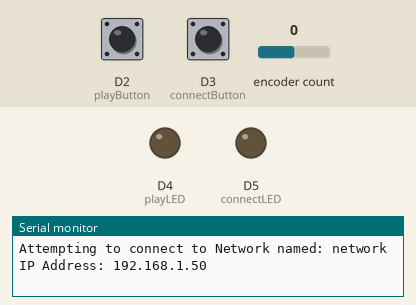
A sketch run on a simulated Arduino MKR. Shown: output pins drawn as LEDs (lit = HIGH), the last lines printed to the serial monitor. The test bench sets the inputs (shaded band); at power-on: D3 (connectButton) HIGH, D2 (playButton) HIGH, encoder count 0. WiFi joins after 1.5 s; servers stay silent unless stated.

Above: at 4.7 s.
4.8 s: D3 (connectButton) pulled LOW for 0.15 s
At 6.2 s:
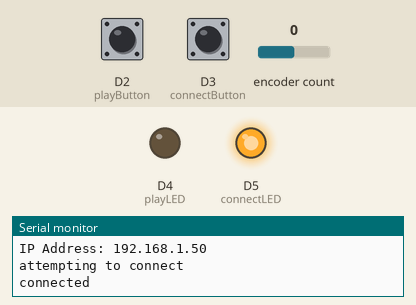
7.9 s: D2 (playButton) pulled LOW for 0.15 s
At 8.4 s:
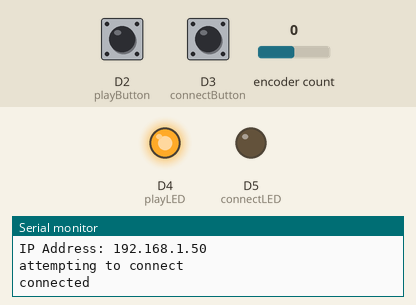
9.5 s: D3 (connectButton) pulled LOW for 1 s
At 11.0 s:
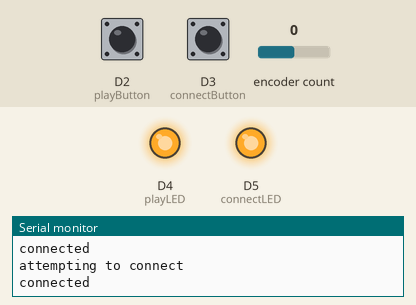
13.5 s: D3 (connectButton) pulled LOW for 3.2 s
At 19.3 s:
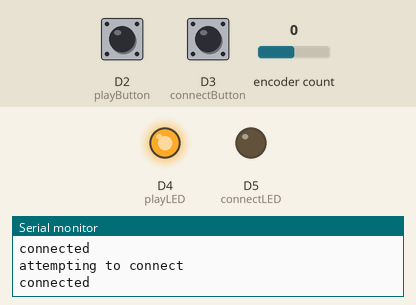
19.7 s: D2 (playButton) pulled LOW for 1 s
At 21.0 s:
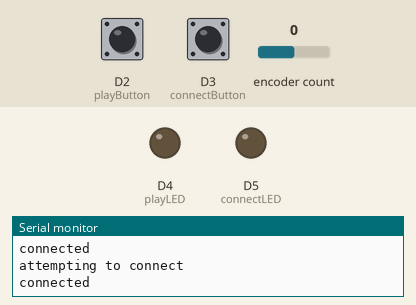
Timing chart, 0 to 22.7 s (numbered marks = the images above; inputs shaded):
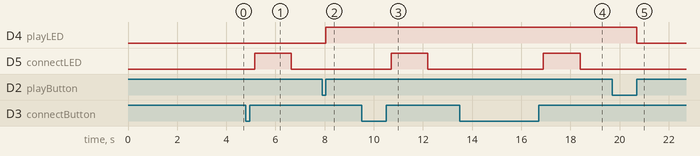

The sketch:

VideoControllerSocketClient.ino
```cpp
/*
  Video Controller TCP Socket Client
  Context: Arduino, with WINC1500 module
*/
// include required libraries and config files
#include <SPI.h>
#include <WiFi101.h>
#include <Encoder.h>
#include <Button.h>
#include "config.h"      // includes char ssid[] and char pass[] for WiFi connect

const char serverAddress[] = "192.168.0.10";  // server address
int port = 8080;                              // port number
WiFiClient tcpSocket;                         // server socket

Encoder myEncoder(0,1);        // instance of the encoder library
Button playButton(2);          // instances of the button library
Button connectButton(3);
const int playLED = 4;         // pin numbers for the LEDs
const int connectLED = 5;

boolean playing = false;       // what the video state should be
long lastPosition  = 0;        // last read position of the encoder

void setup() {
  Serial.begin(9600);          // initialize serial communication
  pinMode(0, INPUT_PULLUP);    // initialize encoder pins
  pinMode(1, INPUT_PULLUP);
  pinMode(connectLED, OUTPUT); // intialize LED pins
  pinMode(playLED, OUTPUT);
  connectButton.begin();       // initialize buttons
  playButton.begin();

  // while you're not connected to a WiFi AP,
  while ( WiFi.status() != WL_CONNECTED) {
    Serial.print("Attempting to connect to Network named: ");
    Serial.println(ssid);           // print the network name (SSID)
    WiFi.begin(ssid, password);      // try to connect
    delay(2000);
  }

  // When you're connected, print out the device's network status:
  IPAddress ip = WiFi.localIP();
  Serial.print("IP Address: ");
  Serial.println(ip);
}

void loop() {
  // read the sensors:
  readEncoder();
  readButtons();

  // check for incoming data from the server:
  if (tcpSocket.connected()) {          // if connected to the server,
    if (tcpSocket.available()) {        // if there is a response from the server,
      String result = tcpSocket.readString();  // read it
      Serial.print(result);             // and print it (for diagnostics only)
    }
  }
  // update the status LEDs:
  digitalWrite(connectLED, tcpSocket.connected());
  digitalWrite(playLED, playing);
}

void readEncoder() {
  long position = myEncoder.read();       // read the encoder
  long difference = position - lastPosition;  // compare to last position
  if (difference != 0) {                  // if it's changed,
    if (tcpSocket.connected()) {          // if the socket's connected,
      tcpSocket.print("position:");       // send the key
      tcpSocket.println(difference);      // send the value
    }
    lastPosition = position;              // update lastPosition
  }
}

void readButtons() {
  if (connectButton.toggled()) {          // if connect button has changed
    if (connectButton.read() == LOW) {    // and it's pressed
      if (!tcpSocket.connected()) {       // if you're not connected,
        connectToServer();                // connect to server
      } else {                            // if you're already connected,
        tcpSocket.println("exit:1");      // disconnect
      }
    }
  }                                       // end of connectButton.toggled

  if (playButton.toggled()) {             // if the play button has changed
    if (playButton.read() == LOW) {       // and it's LOW
      playing = !playing;                 // toggle playing state
      if (tcpSocket.connected()) {        // if you're connected,
        tcpSocket.print("playing:");      // send the key
        tcpSocket.println(playing);       // send the value
      }
    }
  }                                       // end of playButton.toggled
}                                         // end of readButtons()

void connectToServer() {
  Serial.println("attempting to connect");
  // attempt to connect to the server on the given port:
  if (tcpSocket.connect(serverAddress, port)) {
    Serial.println("connected");
  } else {
    Serial.println("failed to connect");
  }
}
```

config.h
```cpp
char ssid[] = "network";     //  your network SSID (name)
char password[] = "password"; // your network password
```

Measured:
- after the input at 4.8 s, D5 (connectLED): LOW → HIGH after 0.35 s, → LOW 1.5 s later
- after the input at 7.9 s, D4 (playLED): LOW → HIGH after 0.15 s
- after the input at 9.5 s, D5 (connectLED): LOW → HIGH after 1.2 s, → LOW 1.5 s later
- after the input at 13.5 s, D5 (connectLED): LOW → HIGH after 3.4 s, → LOW 1.5 s later
- after the input at 19.7 s, D4 (playLED): HIGH → LOW after 1.0 s
